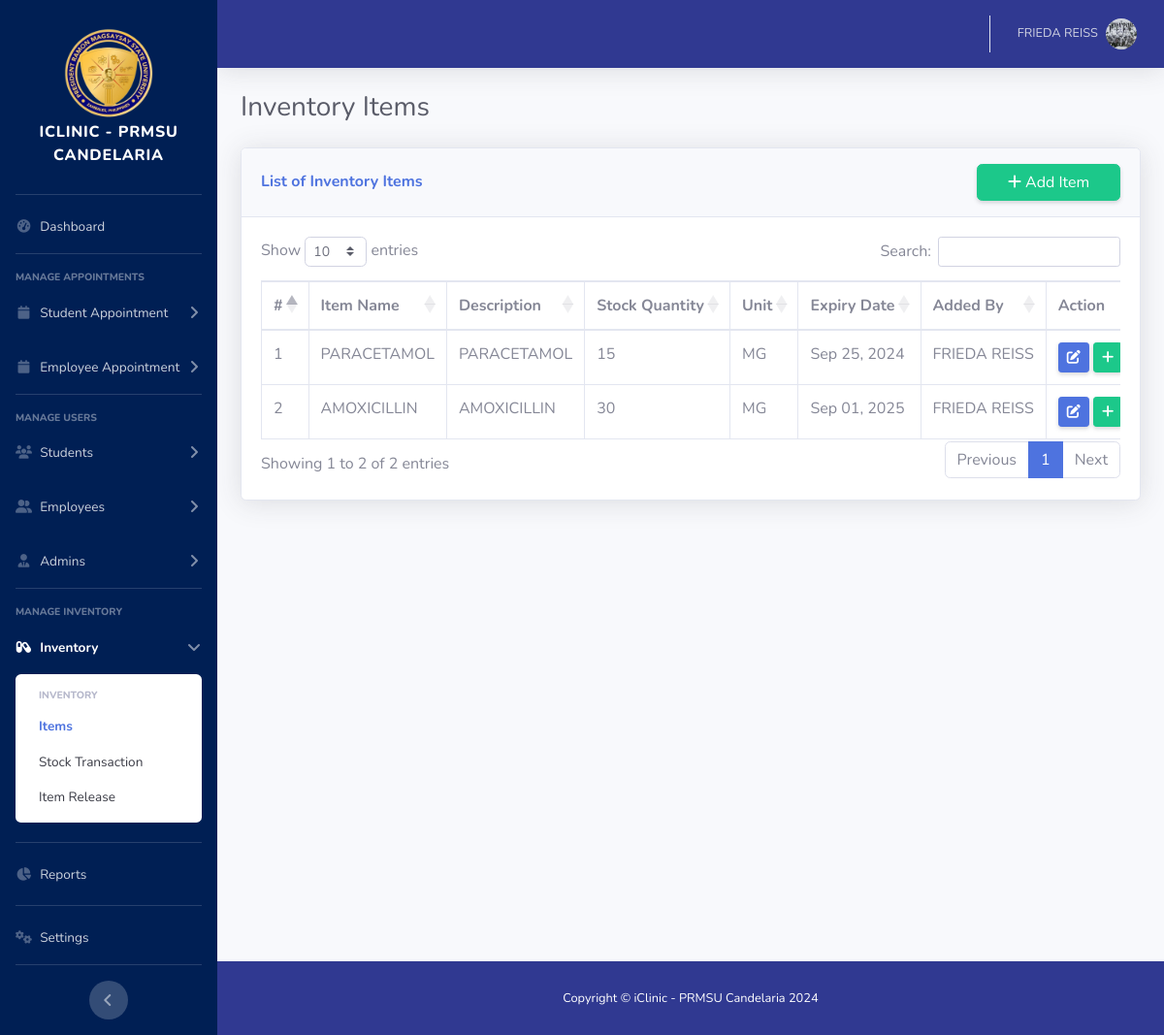
Page /admin/inventory-items.php (signed in) on the earlier database version.
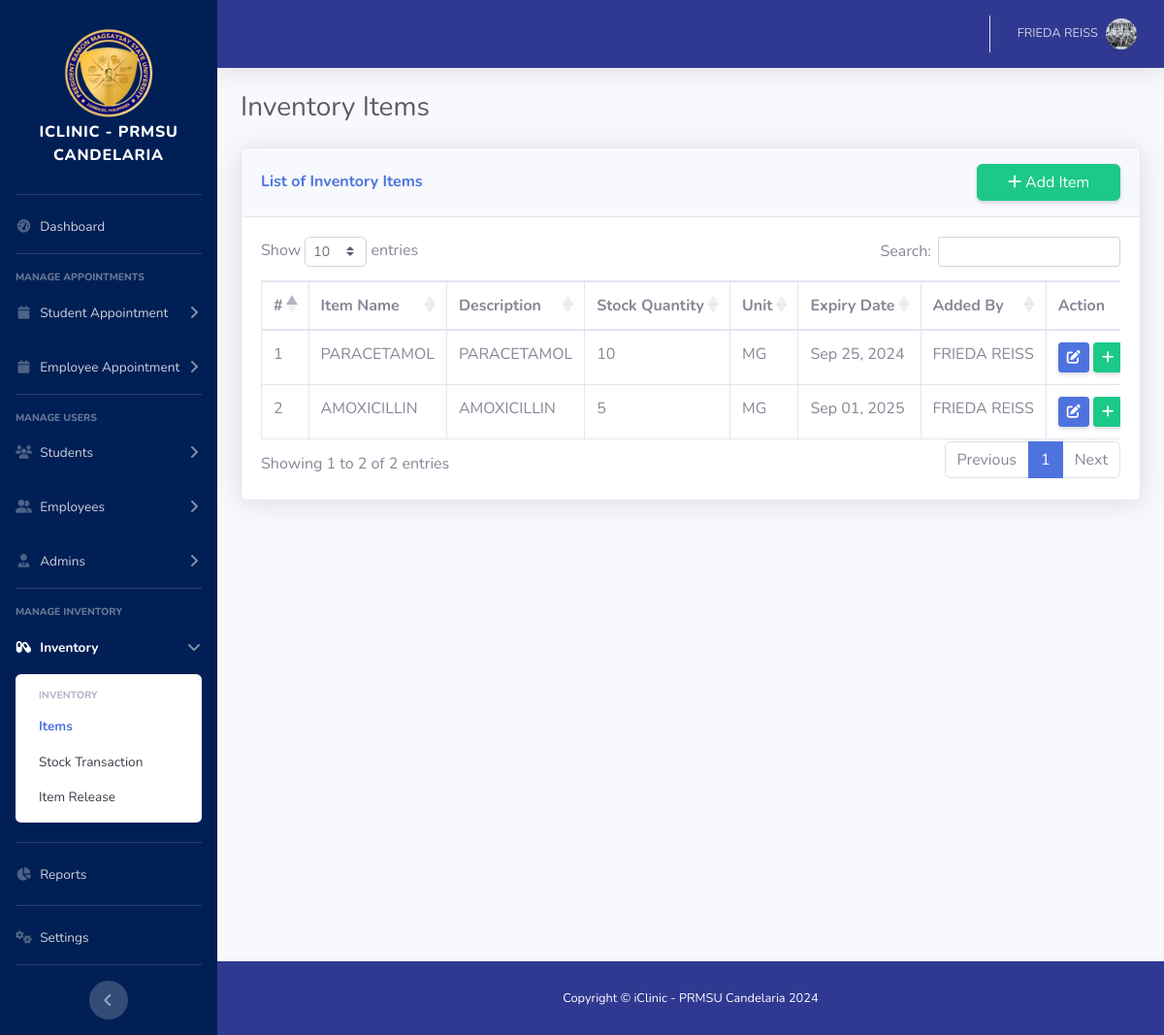
Same page on the later database version.
### tables this page shows
CREATE TABLE `item_tbl` (
  `item_id` int(11) NOT NULL,
  `item_name` varchar(100) NOT NULL,
  `description` varchar(255) NOT NULL,
  `quantity_in_stock` int(11) NOT NULL,
  `unit` varchar(50) NOT NULL,
  `expiry_date` date NOT NULL,
  `added_by` int(11) NOT NULL,
  `deleted` tinyint(1) NOT NULL DEFAULT 0 COMMENT '1 = deleted, 0 = not deleted'
);

### admin/inventory-items.php (shortened to what the changed rows need)
<!DOCTYPE html>
<html lang="en">
<?php include './include/head.php'; ?>
<body id="page-top">
    <div id="wrapper">
        <div id="content-wrapper" class="d-flex flex-column">
            <div id="content">
                <div class="container-fluid">
                    <div class="d-sm-flex align-items-center justify-content-between mb-4">
                        <h1 class="h3 mb-0 text-gray-800">Inventory Items</h1>
                    </div>
                    <div class="row">
                        <div class="col-xl-12 col-lg-12">
                            <div class="card shadow mb-4">
                                <div class="card-body">
                                    <div class="table-responsive">
                                        <table class="table table-bordered nowrap" id="myTable" width="100%" cellspacing="0">
                                            <thead class="">
                                                <tr>
                                                    <th scope="col">#</th>
                                                    <th scope="col">Item Name</th>
                                                    <th scope="col">Description</th>
                                                    <th scope="col">Stock Quantity</th>
                                                    <th scope="col">Unit</th>
                                                    <th scope="col">Expiry Date</th>
                                                    <th scope="col">Added By</th>
                                                    <th scope="col">Action</th>
                                                </tr>
                                            </thead>
                                            <tbody>
                                            <?php
                                                require '../db/dbconn.php';
                                                $display_appointments = "
                                                					SELECT it.*, CONCAT(adt.first_name, ' ', adt.last_name) as adder_name
																	FROM `item_tbl` it
																	INNER JOIN `user_tbl` ut ON ut.user_id = it.added_by
																	INNER JOIN `admin_tbl` adt ON adt.user_id = ut.user_id
																	WHERE it.deleted = 0
                                                					";
                                                $sqlQuery = mysqli_query($con, $display_appointments) or die(mysqli_error($con));
                                                $counter = 1;
                                                while($row = mysqli_fetch_array($sqlQuery)){
                                                    $item_id = $row['item_id'];
                                                    $item_name = $row['item_name'];
                                                    $description = $row['description'];
                                                    $quantity_in_stock = $row['quantity_in_stock'];
                                                    $unit = $row['unit'];
                                                    $expiry_date = $row['expiry_date'];
                                                    $adder_name = $row['adder_name'];
                                                    $formatted_date = date('M d, Y', strtotime($expiry_date));
                                            ?>
                                        <tr>
                                            <td class=""><?php echo $counter; ?></td>
                                            <td class=""><?php echo $item_name; ?></td>
                                            <td class=""><?php echo $description; ?></td>
                                            <td class=""><?php echo $quantity_in_stock; ?></td>
                                            <td class=""><?php echo $unit; ?></td>
                                            <td class=""><?php echo $formatted_date; ?></td>
                                            <td class=""><?php echo $adder_name; ?></td>
                                            <td class="text-center">
                                            	<a class="btn btn-sm shadow-sm btn-primary" data-toggle="modal" data-target="#edit_<?php echo $item_id; ?>">
                                                    <i class="fa-solid fa-edit"></i>
                                                </a>
                                                <a class="btn btn-sm shadow-sm btn-success" data-toggle="modal" data-target="#plus_<?php echo $item_id; ?>">
                                                    <i class="fa-solid fa-plus"></i>
                                                </a>
                                            </td>
                                        </tr>
                                        <?php
                                            $counter++;
                                        }
                                        ?>
                                        </tbody>
                                        </table>
                                    </div>
                                </div>
                            </div>
                        </div>
                    </div>
                </div>
            </div>
        </div>
    </div>
</body>
</html>

Differences in the rows shown:
changed item_tbl "PARACETAMOL": quantity_in_stock "15" → "10"
changed item_tbl "AMOXICILLIN": quantity_in_stock "30" → "5"
